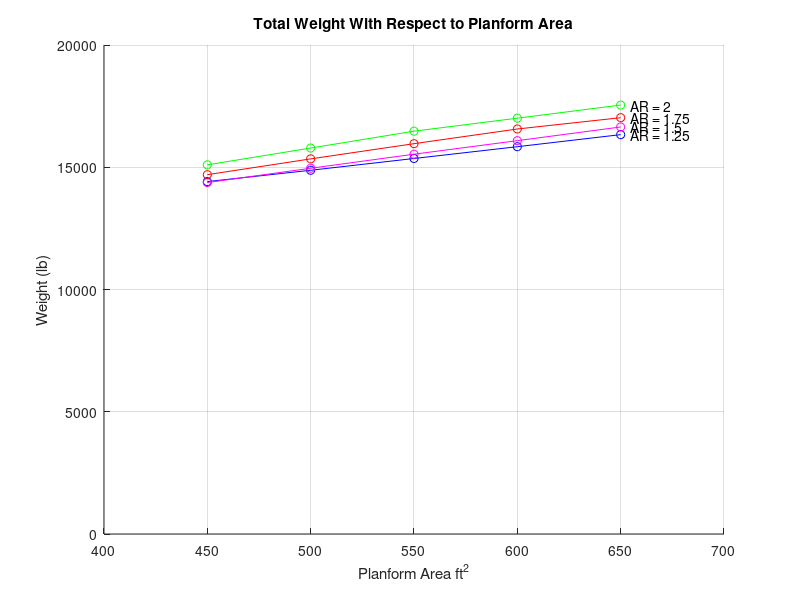
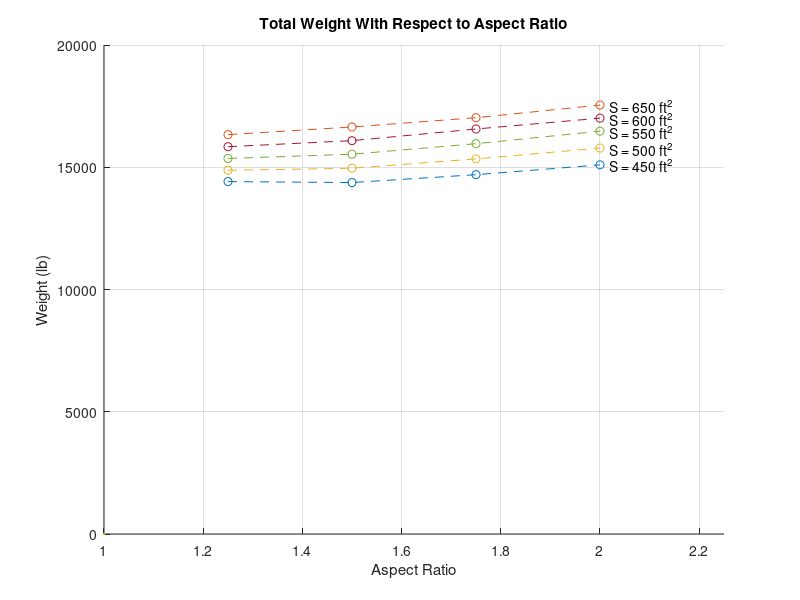
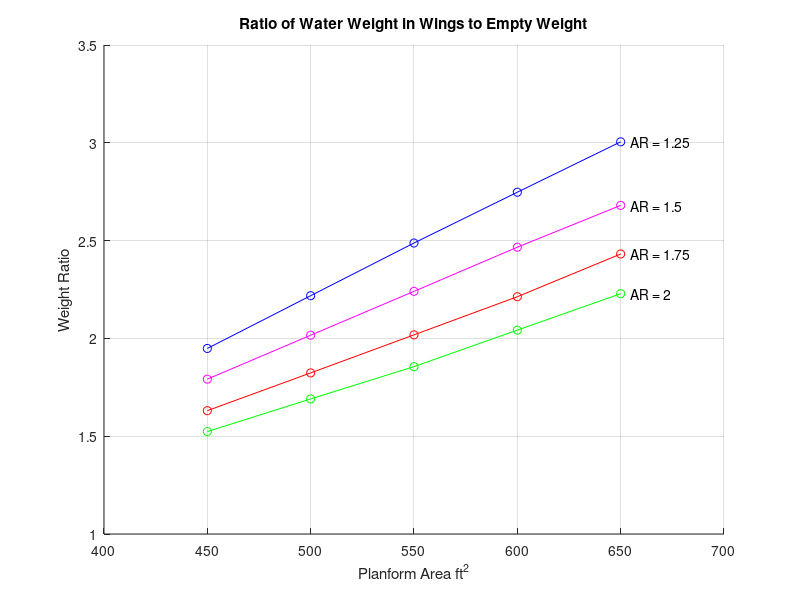
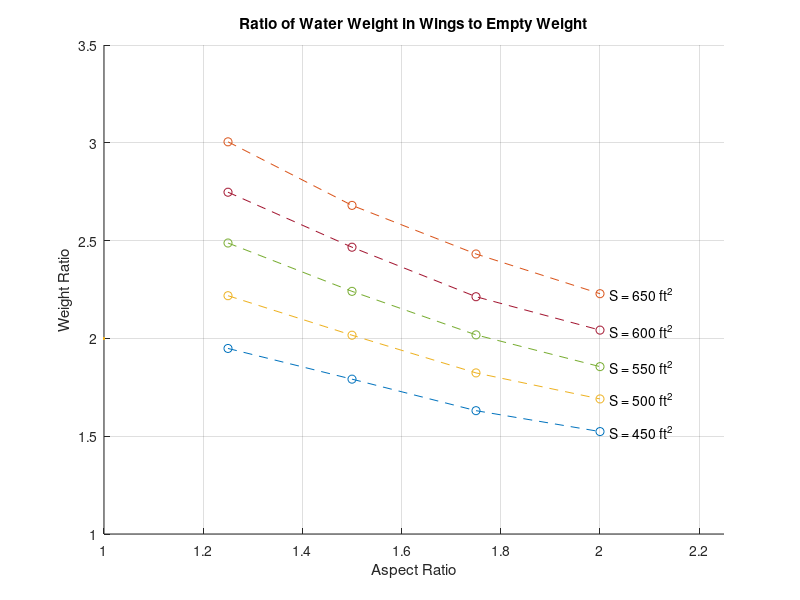

Reproduce these figures in MATLAB, in order. (Note: this script raises an error after producing the figures.)
clc;
close all;
clear;


Sref = [450,500,550,600,650];
ARs = [1.25, 1.5, 1.75, 2];
Weights_AR125 = flip([16333.8343,15840.81053,15358.44508,14876.85127,14413.31474]);
Weights_AR15 = flip([16647.07485,16087.62596,15533.48572,14959.08342,14374.2523]);
Weights_AR175 = flip([17026.82507,16564.95273,15964.3207,15342.57425,14696.08594]);
Weights_AR2 = flip([17543.98377,17007.33418,16475.66219,15785.56869,15098.27107]);

Weights_sref650 = [16333.8343,16647.07485,17026.82507,17543.98377];
Weights_sref600 = [15840.81053,16087.62596,16564.95273,17007.33418];
Weights_sref550 = [15358.44508,15533.48572,15964.3207,16475.66219];
Weights_sref500 = [14876.85127,14959.08342,15342.57425,15785.56869];
Weights_sref450 = [14413.31474,14374.2523,14696.08594,15098.27107];

WeightFuel_650 = flip([3829.606826,3589.769925,3478.978438,3468.83472]);
WeightFuel_600 = flip([3735.91382,3471.794529,3396.860495,3361.287255]);
WeightFuel_550 = flip([3656.216125,3363.029813,3273.739752,3262.645109]);
WeightFuel_500 = flip([3588.344521,3254.937416,3150.730659,3119.204457]);
WeightFuel_450 = flip([3543.950495,3153.279299,3027.916456,2984.991954]);


Weights = flip([Weights_sref650;Weights_sref600;Weights_sref550;Weights_sref500;Weights_sref450]);
WeightsFuel = flip([WeightFuel_650;WeightFuel_600;WeightFuel_550;WeightFuel_500;WeightFuel_450]);
EmptyWeights = Weights-WeightsFuel;

WingLoadingAR125 = [25.24434927,26.51962754,28.05508331,29.89461279,32.18704114];
WingLoadingAR15 = [25.73022905,26.9315245,28.37666255,30.05515839,32.07925658];
WingLoadingAR175 = [26.15384615,27.72411911,29.16347501,30.83666286,32.80971131];
WingLoadingAR2 = [26.86106928,28.33333333,30.10507874,31.70341221,33.69537689];

RootChords = [28.1091347570523,29.6296296296296,31.07581772356,32.4576330373432,33.782975558493;
              25.6600119639834,27.0480275311193,28.3682106001878,29.6296296296296,30.8394962883872;
              23.7565548366599,25.0416075475116,26.2638595682346,27.4317066599275,28.5518255306498;
              22.2222222222222,23.4242789642102,24.5675910396696,25.6600119639834,26.7077872256592];

figure(); hold on; grid on;
plot(Sref,Weights_AR125,'b-o',LineWidth=2);
plot(Sref,Weights_AR15,'m-o',LineWidth=2);
plot(Sref,Weights_AR175,'r-o',LineWidth=2);
plot(Sref,Weights_AR2,'g-o',LineWidth=2);
text(Sref(end)+5,Weights_AR125(end),'AR = 1.25');
text(Sref(end)+5,Weights_AR15(end),'AR = 1.5');
text(Sref(end)+5,Weights_AR175(end),'AR = 1.75');
text(Sref(end)+5,Weights_AR2(end),'AR = 2');
xlim([400,700]);
title('Total Weight With Respect to Planform Area');
ylabel('Weight (lb)');
xlabel('Planform Area ft^2');

figure(); hold on; grid on;
plot(ARs,Weights_sref450,'--o',LineWidth=2);
plot(ARs,Weights_sref500,'--o',LineWidth=2);
plot(ARs,Weights_sref550,'--o',LineWidth=2);
plot(ARs,Weights_sref600,'--o',LineWidth=2);
plot(ARs,Weights_sref650,'--o',LineWidth=2);
text(ARs(end)+0.02,Weights_sref450(end),'S = 450 ft^2');
text(ARs(end)+0.02,Weights_sref500(end),'S = 500 ft^2');
text(ARs(end)+0.02,Weights_sref550(end),'S = 550 ft^2');
text(ARs(end)+0.02,Weights_sref600(end),'S = 600 ft^2');
text(ARs(end)+0.02,Weights_sref650(end),'S = 650 ft^2');
xlim([1,2.25]);
title('Total Weight With Respect to Aspect Ratio');
ylabel('Weight (lb)');
xlabel('Aspect Ratio');

WingVolumes = zeros(5,4);

t = 0.35;

for i=1:5
   S = 400 + 50*i;
    for j=1:4
        AR = 1 + 0.25*j;
        
        b = sqrt(AR*S);
        Cr = 2*S/((1+t)*b);
        Ct = t*Cr;

        A1 = 0.0388*Cr^2;
        A2 = 0.0388*Ct^2;

        V = b*(A1+A2+sqrt(A1*A2))/3;

        WingVolumes(i,j) = V;


    end

end

FuelDensity = 50; % lb/ft^3

WingFuelWeight = WingVolumes.*FuelDensity;

WingWaterWeight = WingVolumes.*62.4;

WeightRatio = WingWaterWeight./EmptyWeights;

FuelReqRatio = WingFuelWeight./WeightsFuel;


figure(); hold on; grid on;
plot(Sref,WeightRatio(:,1),'b-o',LineWidth=2); 
plot(Sref,WeightRatio(:,2),'m-o',LineWidth=2);
plot(Sref,WeightRatio(:,3),'r-o',LineWidth=2);
plot(Sref,WeightRatio(:,4),'g-o',LineWidth=2);
text(Sref(end)+5,WeightRatio(end,1),'AR = 1.25');
text(Sref(end)+5,WeightRatio(end,2),'AR = 1.5');
text(Sref(end)+5,WeightRatio(end,3),'AR = 1.75');
text(Sref(end)+5,WeightRatio(end,4),'AR = 2');
xlim([400,700]);
ylim([1,3.5]);
title('Ratio of Water Weight in Wings to Empty Weight');
ylabel('Weight Ratio');
xlabel('Planform Area ft^2');

figure(); hold on; grid on;
plot(ARs,WeightRatio(1,:),'--o',LineWidth=2);
plot(ARs,WeightRatio(2,:),'--o',LineWidth=2);
plot(ARs,WeightRatio(3,:),'--o',LineWidth=2);
plot(ARs,WeightRatio(4,:),'--o',LineWidth=2);
plot(ARs,WeightRatio(5,:),'--o',LineWidth=2);
text(AR(end)+0.02,WeightRatio(1,end),'S = 450 ft^2');
text(AR(end)+0.02,WeightRatio(2,end),'S = 500 ft^2');
text(AR(end)+0.02,WeightRatio(3,end),'S = 550 ft^2');
text(AR(end)+0.02,WeightRatio(4,end),'S = 600 ft^2');
text(AR(end)+0.02,WeightRatio(5,end),'S = 650 ft^2');
xlim([1,2.25]);
ylim([1,3.5]);
title('Ratio of Water Weight in Wings to Empty Weight');
ylabel('Weight Ratio');
xlabel('Aspect Ratio');

figure(); hold on; grid on;
plot(Sref,RootChords(1,:),'b-o',LineWidth=2); 
plot(Sref,RootChords(2,:),'m-o',LineWidth=2);
plot(Sref,RootChords(3,:),'r-o',LineWidth=2);
plot(Sref,RootChords(4,:),'g-o',LineWidth=2);
text(Sref(end)+5,RootChords(1,end),'AR = 1.25');
text(Sref(end)+5,RootChords(2,end),'AR = 1.5');
text(Sref(end)+5,RootChords(3,end),'AR = 1.75');
text(Sref(end)+5,RootChords(4,end),'AR = 2');
xlim([400,700]);
title(['Root Chord / Overall Length With Respect to Planform Area']);
ylabel('Length (ft)');
xlabel('Planform Area ft^2');
yline(25, LineWidth=2);
text(403,25.2,'Minimum length 25ft');
